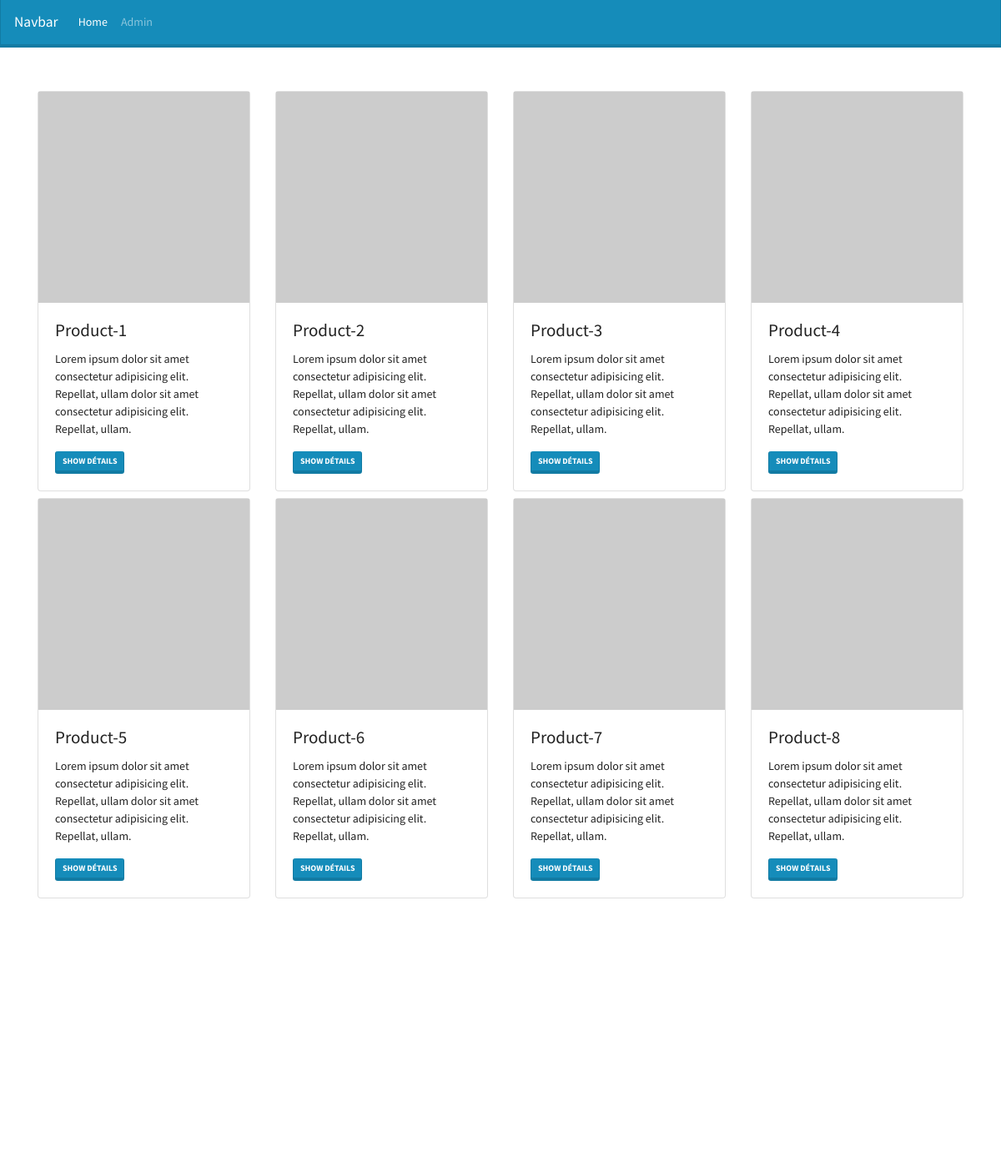
The page / on the database its author committed.
### tables this page shows
CREATE TABLE IF NOT EXISTS `products` (
  `id` int(10) UNSIGNED NOT NULL AUTO_INCREMENT,
  `title` varchar(55) DEFAULT NULL,
  `description` text DEFAULT NULL,
  `image` varchar(255) DEFAULT NULL,
  PRIMARY KEY (`id`)
);

### src/Controller/HomeController.php (called while the page is built, shortened)
<?php
class HomeController
{
    protected $productManager;
    public function __construct(ManagerInterface $manager)
    {
        $this->productManager = $manager;
    }
    public function render()
    {
        $products = $this->productManager->selectProducts();
        require __DIR__."/../View/home.html.php";
    }
}

### src/Model/ProductManager.php (called while the page is built, shortened)
<?php
class ProductManager implements ManagerInterface
{
    protected $database;
    public function __construct()
    {
        $this->database = new PDO('mysql:host=localhost;dbname=ecommerce;charset=utf8', 'root', '', [
            PDO::ATTR_ERRMODE => PDO::ERRMODE_EXCEPTION,
            PDO::ATTR_DEFAULT_FETCH_MODE => PDO::FETCH_CLASS
            ]);
    }
    public function selectProducts(): array
    {
        $request = $this->database->prepare('SELECT id, title, description, image FROM products');
        $request->execute();
        $data = $request->fetchAll(PDO::FETCH_CLASS, Product::class);
        return $data;
    }
}

### src/Entity/Product.php (called while the page is built, shortened)
<?php
class Product
{
    private $id;
    private $title;
    private $description;
    private $image;
    public function getId()
    {
        return $this->id;
    }
    public function getTitle()
    {
        return $this->title;
    }
    public function getDescription()
    {
        return $this->description;
    }
    public function getImage()
    {
        return $this->image;
    }
}

### src/View/home.html.php (the view)
<?php require "header.html.php";?>
<div class="row">
    <?php foreach($products as $product) :?>
        <div class="col-3 m-1 mx-auto">
            <div class="card" data-aos="flip-up">
                <img src="<?= $product->getImage() ?>" class="img-fluid" alt="">
                <div class="card-body">
                    <h4 class="card-title"> <?= $product->getTitle() ?> </h4>
                    <p class="card-text"> <?= $product->getDescription() ?> </p>
                    <a href="?action=productDetails&id=<?= $product->getId() ?>" class="btn btn-primary btn-sm">Show détails</a>
                </div>
            </div>
        </div>
    <?php endforeach;?>
</div>
<?php require "footer.html.php";?>

### Public/index.php (shortened to what this page needs)
<?php
$productManager = new ProductManager;
$homeController = new HomeController($productManager);
$adminController = new AdminController($productManager);
$productController = new ProductController($productManager);
$errorController = new ErrorController;
if(isset($_GET['action'])){
    if($_GET['action'] === 'showProducts'){
        $homeController->render();
    } else if($_GET['action'] === 'productDetails'){
        if(!empty($_GET['id']) && is_numeric($_GET['id'])){
            $productController->read();
        } else {
            $errorController->render();
        }
    } else if($_GET['action'] === 'listProducts'){
        $adminController->render();
    } else if($_GET['action'] === 'editProduct'){
        if(!empty($_GET['id']) && is_numeric($_GET['id'])){
            $productController->update();
        }
    } else if($_GET['action'] === 'delete'){
        if(!empty($_GET['id']) && is_numeric($_GET['id'])){
            $productController->delete();
        }
    } else if($_GET['action'] === 'createProduct'){
        $productController->create();
    } else {
        $errorController->render();
    }
} else {
    $homeController->render();
}

### src/View/header.html.php (shortened to what this page needs)
<!DOCTYPE html>
<html lang="en">
<head>
    <link href="https://unpkg.com/aos@2.3.1/dist/aos.css" rel="stylesheet">
    <link rel="stylesheet" href="https://bootswatch.com/4/lumen/bootstrap.min.css">
</head>
<body>
    <?php require "shared/_navbar.html.php" ?>
    <div class="container mt-5">

### src/View/shared/_navbar.html.php (shortened to what this page needs)
<nav class="navbar navbar-expand-lg navbar-dark bg-primary">
  <a class="navbar-brand" href="#">Navbar</a>
  <div class="collapse navbar-collapse" id="navbarColor01">
    <ul class="navbar-nav mr-auto">
      <li class="nav-item active">
        <a class="nav-link" href="/">Home
        </a>
      </li>
      <li class="nav-item">
        <a class="nav-link" href="?action=listProducts">Admin</a>
      </li>
    </ul>
  </div>
</nav>

### src/View/footer.html.php (shortened to what this page needs)
</div>
</body>
</html>

### rows shown on the page
products: title "Product-1", description "Lorem ipsum dolor sit amet consectetur adipisicing elit. Repellat, ullam dolor sit amet consectetur adipisicing elit. Repellat, ullam."
products: title "Product-2", description "Lorem ipsum dolor sit amet consectetur adipisicing elit. Repellat, ullam dolor sit amet consectetur adipisicing elit. Repellat, ullam."
products: title "Product-3", description "Lorem ipsum dolor sit amet consectetur adipisicing elit. Repellat, ullam dolor sit amet consectetur adipisicing elit. Repellat, ullam."
products: title "Product-4", description "Lorem ipsum dolor sit amet consectetur adipisicing elit. Repellat, ullam dolor sit amet consectetur adipisicing elit. Repellat, ullam."
products: title "Product-5", description "Lorem ipsum dolor sit amet consectetur adipisicing elit. Repellat, ullam dolor sit amet consectetur adipisicing elit. Repellat, ullam."
products: title "Product-6", description "Lorem ipsum dolor sit amet consectetur adipisicing elit. Repellat, ullam dolor sit amet consectetur adipisicing elit. Repellat, ullam."
products: title "Product-7", description "Lorem ipsum dolor sit amet consectetur adipisicing elit. Repellat, ullam dolor sit amet consectetur adipisicing elit. Repellat, ullam."
products: title "Product-8", description "Lorem ipsum dolor sit amet consectetur adipisicing elit. Repellat, ullam dolor sit amet consectetur adipisicing elit. Repellat, ullam."
